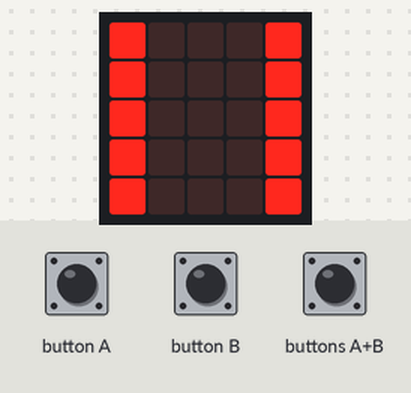
Recording of a program running on a simulated BBC micro:bit (MakeCode). Parts: the board's 5×5 LED display. The inputs (shaded band) are chosen by the test bench. Random numbers come from a fixed seed.

Above: at 1.9 s.
2.0 s: buttons A+B pressed for 0.15 s
At 2.9 s:
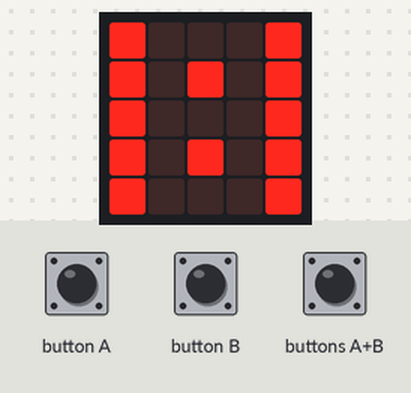
5.1 s: buttons A+B pressed for 1 s
At 8.4 s:
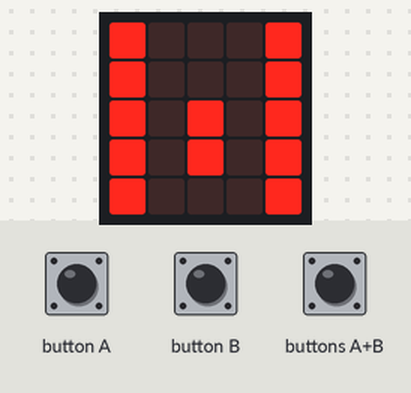
9.1 s: button B pressed for 0.15 s
At 10.0 s:
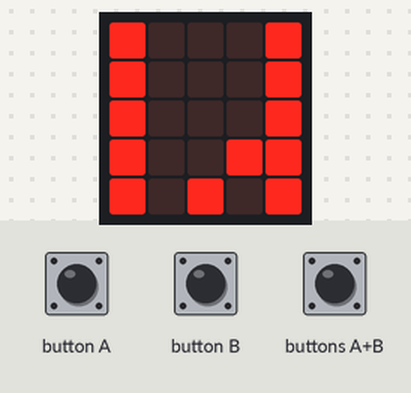
12.2 s: button A pressed for 0.15 s
At 13.3 s:
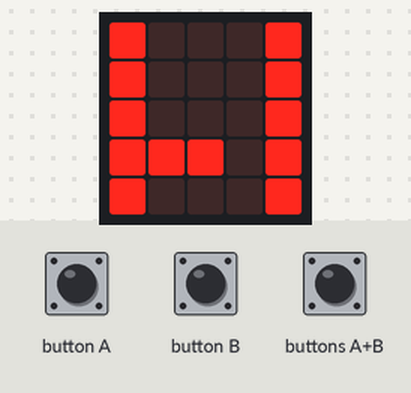
15.3 s: button A pressed for 0.15 s
At 16.9 s:
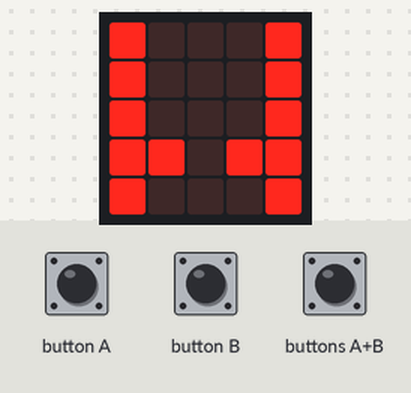
18.4 s: button B pressed for 0.15 s
At 19.3 s:
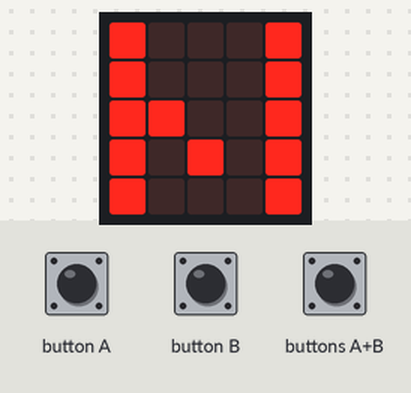
Timing chart, 0 to 21.4 s (numbered marks = the images above; inputs shaded):
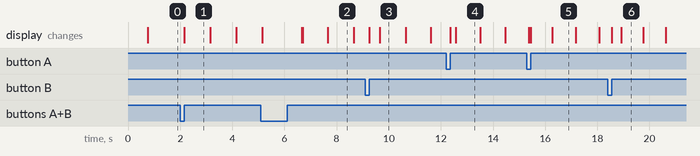

The program:

main.ts
```typescript
// Funktion: Spiel starten
function startGame () {
    // Variablen initialisieren
    p = 0
    // Startgeschwindigkeit in Millisekunden
    speed = 1000
    // Spieler initialisieren
    man = game.createSprite(2, 3)
    // Fallendes Objekt initialisieren
    zug = game.createSprite(2, 0)
    // Anfangszustand der unteren Reihe löschen
    clearBottomRow()
    // Spielschleife
    while (true) {
        while (!(man.isTouching(zug))) {
            // Zug bewegt sich nach unten
            zug.change(LedSpriteProperty.Y, 1)
            // Wartezeit basierend auf Geschwindigkeit
            basic.pause(speed)
            // Prüfen, ob zug den Rand erreicht
            if (zug.isTouchingEdge()) {
                // Punkt hinzufügen
                p += 1
                // Untere Reihe löschen
                clearBottomRow()
                // Zug oben neu generieren
                resetZug()
                // Geschwindigkeit erhöhen (beschleunigt schrittweise)
                if (speed > 200) {
                    // Mindestgeschwindigkeit
                    // Geschwindigkeit reduzieren (wird schneller)
                    speed += 0 - 50
                }
            }
        }
        // Wenn man zug berührt, Spielende
        basic.clearScreen()
        // Punktestand anzeigen
        basic.showString("" + (p))
        // Spielschleife beenden
        break;
    }
    // Nach Spielende Sprites löschen
    man.delete()
    zug.delete()
    // Zeigt an, dass das Spiel neu gestartet werden kann
    basic.showString("" + (p))
}
// Variablen deklarieren
input.onButtonPressed(Button.A, function () {
    if (man.get(LedSpriteProperty.X) > 1) {
        man.change(LedSpriteProperty.X, -1)
    }
})
input.onButtonPressed(Button.AB, function () {
    // Startet das Spiel
    startGame()
})
input.onButtonPressed(Button.B, function () {
    if (man.get(LedSpriteProperty.X) < 3) {
        man.change(LedSpriteProperty.X, 1)
    }
})
// Funktion: untere Reihe löschen
function clearBottomRow () {
    for (let x = 1; x <= 3; x++) {
        let sprite = game.createSprite(x, 4)
        sprite.delete() // Sofort löschen
    }
}
// Funktion: zufällige Position für zug
function resetZug () {
    // Entfernt den aktuellen Sprite
    zug.delete()
    // Zufallszahl zwischen 1 und 3
    zufall = randint(1, 3)
    // Neuer Sprite oben
    zug = game.createSprite(zufall, 0)
}
let zufall = 0
let zug: game.LedSprite = null
let man: game.LedSprite = null
let p = 0
let speed = 0
// Variablen deklarieren
let zufall2 = 0
// Startgeschwindigkeit in Millisekunden
speed = game.createSprite(0, 0)
// Ränder erstellen (linker und rechter Rand)
let leftBorder = [
game.createSprite(0, 0),
game.createSprite(0, 1),
game.createSprite(0, 2),
game.createSprite(0, 3),
game.createSprite(0, 4)
]
let rightBorder = [
game.createSprite(4, 0),
game.createSprite(4, 1),
game.createSprite(4, 2),
game.createSprite(4, 3),
game.createSprite(4, 4)
]
basic.showString("" + (p))
```

test.ts
```typescript
// Hier kann man Tests durchführen; diese Datei wird nicht kompiliert, wenn dieses Paket als Erweiterung verwendet wird.
```

Measured:
- after the input at 2.0 s, the display: changes after 0.15 s (image 1)
- what the display in image 1 shows lasts 1.0 s, from 2.2 s to 3.2 s
- what the display in image 5 shows lasts 0.9 s, from 16.3 s to 17.2 s
